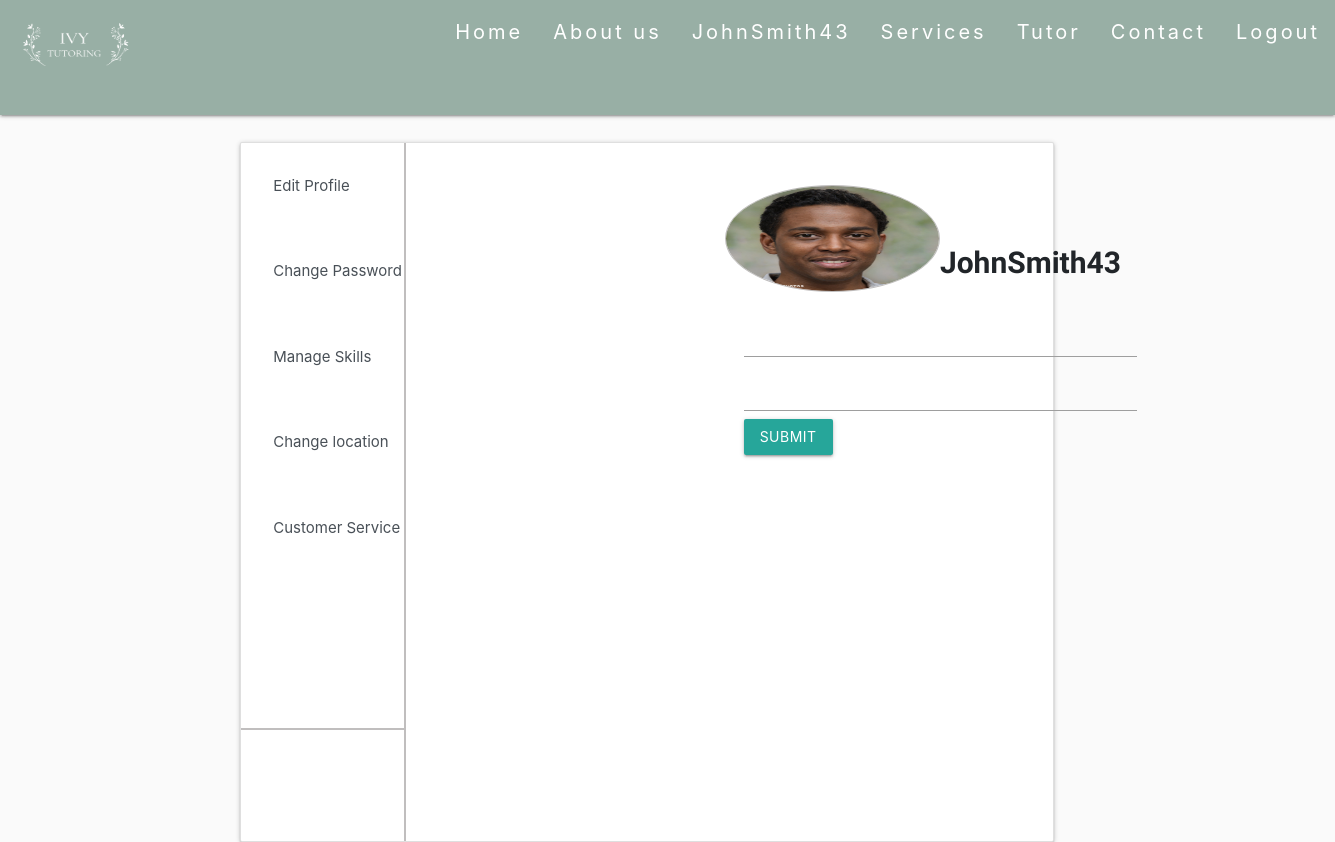
/Profile/IanShin/EditProfile/EditLocation/ (signed in), run on an earlier commit of the app's database.
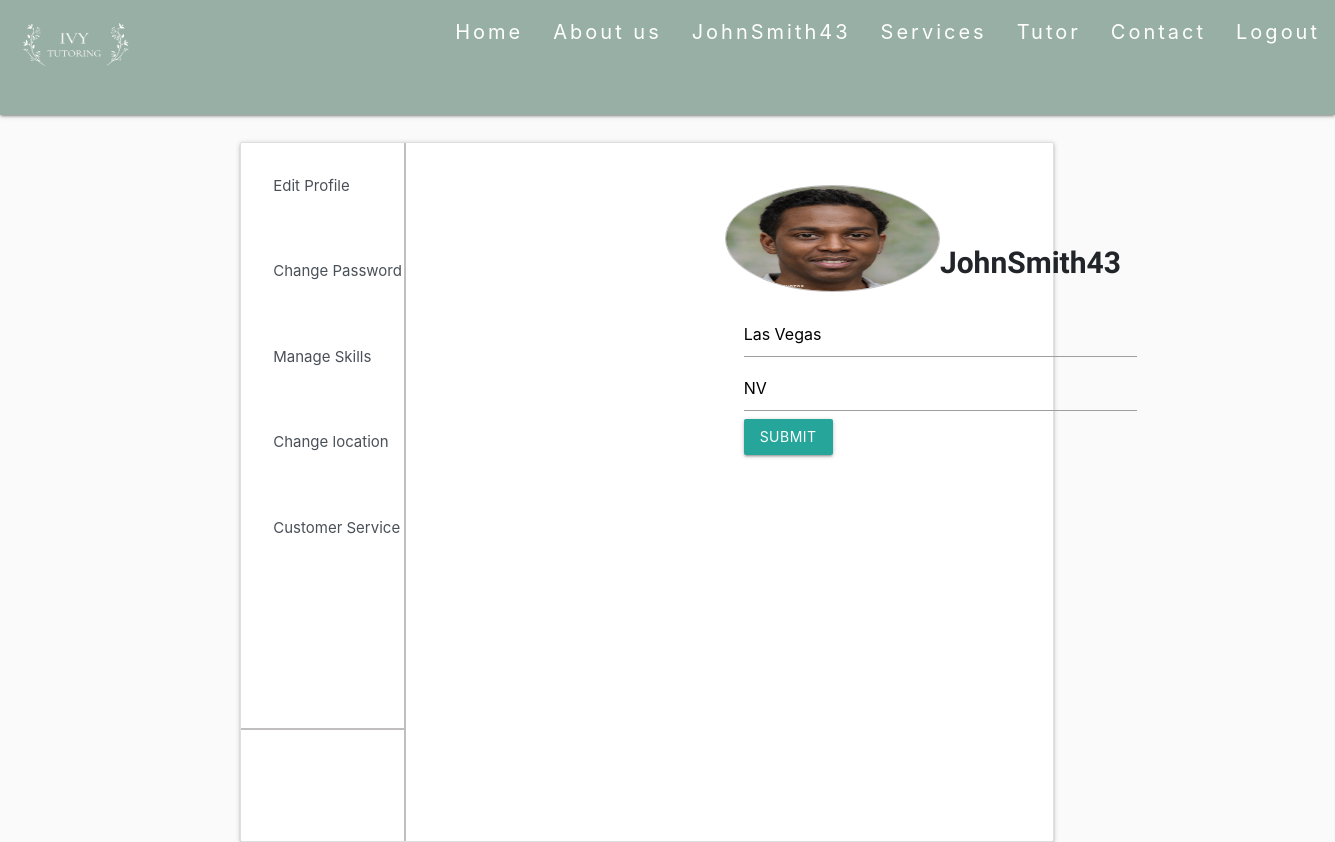
And on a later commit of the database.
### main/models.py (models this page shows, shortened)
class Profile(models.Model):
	user = models.OneToOneField(User,on_delete = models.CASCADE,default= None)
	pro_pic =  models.ImageField(upload_to = 'profilePics', blank = True, null = True)
	descript = models.CharField(max_length = 50, blank = True)
	intro = models.CharField(max_length = 1000, blank = True)
	city = models.CharField(max_length= 100,blank = True)
	state = models.CharField(max_length = 100,blank = True)
	tags = TaggableManager(blank = True)

### main/views.py (the view, shortened to what this page needs)
# urls.py: path("Profile/<str:username>/EditProfile/EditLocation/", views.LocationEdit, name = "LocationEdit"),
def LocationEdit(request,username):
	form = ProfileForm(instance = request.user.profile)
	context = {'form':form}
	return render(request,"main/EditLocation.html", context)

### main/forms.py
class ProfileForm(forms.ModelForm):
	class Meta:
		model = Profile
		fields = ['pro_pic','descript','intro','city','state','tags']
		widgets = {
			'intro': SummernoteWidget(),
			'tags':forms.TextInput(attrs={'data-role':'tagsinput'})
		}

### main/templates/main/EditLocation.html (shortened to what this page needs)
{% load widget_tweaks %}
{% load static %}
<head>
    <link rel="stylesheet" href="https://cdnjs.cloudflare.com/ajax/libs/materialize/1.0.0/css/materialize.min.css">
    <link rel="stylesheet" href="https://stackpath.bootstrapcdn.com/bootstrap/4.3.1/css/bootstrap.min.css">
</head>
{%include "main/HeadNav.html" %}
<body>
    <div class="container bcontent">
        <div class="card">
            <div class="row no-gutters">
                <div class="list-group">
                    <a href="{% url 'main:EditProfile' username=request.user.username %}" class="list-group-item list-group-item-action">Edit Profile</a>
                    <a href="#" class="list-group-item list-group-item-action">Change Password</a>
                    <a href="{% url 'main:SkillEdit' username=request.user.username %}" class="list-group-item list-group-item-action">Manage Skills</a>
                    <a href="{% url 'main:LocationEdit' username=request.user.username %}"  class="list-group-item list-group-item-action">Change location</a>
                    <a href="#" class="list-group-item list-group-item-action">Customer Service</a>
                </div>
                <div class="col-sm-7">
                    {% if request.user.profile.pro_pic %}
                            <img class="card-img" src="{{ request.user.profile.pro_pic.url }}">
                        {% else %}
                            <img class="card-img" src="{%static 'media\Default.jpg' %}">
                        {% endif %}
                    <div class = 'col-sm-9'>
                        <b style = 'font-family: Ubuntu, "times new roman", times, roman, serif;font-size:30px;'>
                            {% render_field request.user.username %}
                        </b>
                    </div>
                    <div class="card-body">
                        <form method = "POST" action = "" enctype="multipart/form-data">
                                <div class="card-text" style = "width:400px;max-width:-webkit-fill-available;">
                                    {{ form.city|safe }}
                                    {{ form.state|safe }}
                                </div>
                                    <div>
                                        <input class="btn btn-primary" type="submit">
                                    </div>
                        </form>
                    </div>
                </div>
            </div>
                <div class = 'vl'></div>
                <hr style = "height:2px;width:20%; position: absolute; top: 570px;border:none;color:#c0bebe;background-color:#c0bebe;">
        </div>
    </div>
</body>

What changed in the data, as far as the page shows it:
changed Profile: city (not shown) → "Las Vegas"; state (not shown) → "NV"
